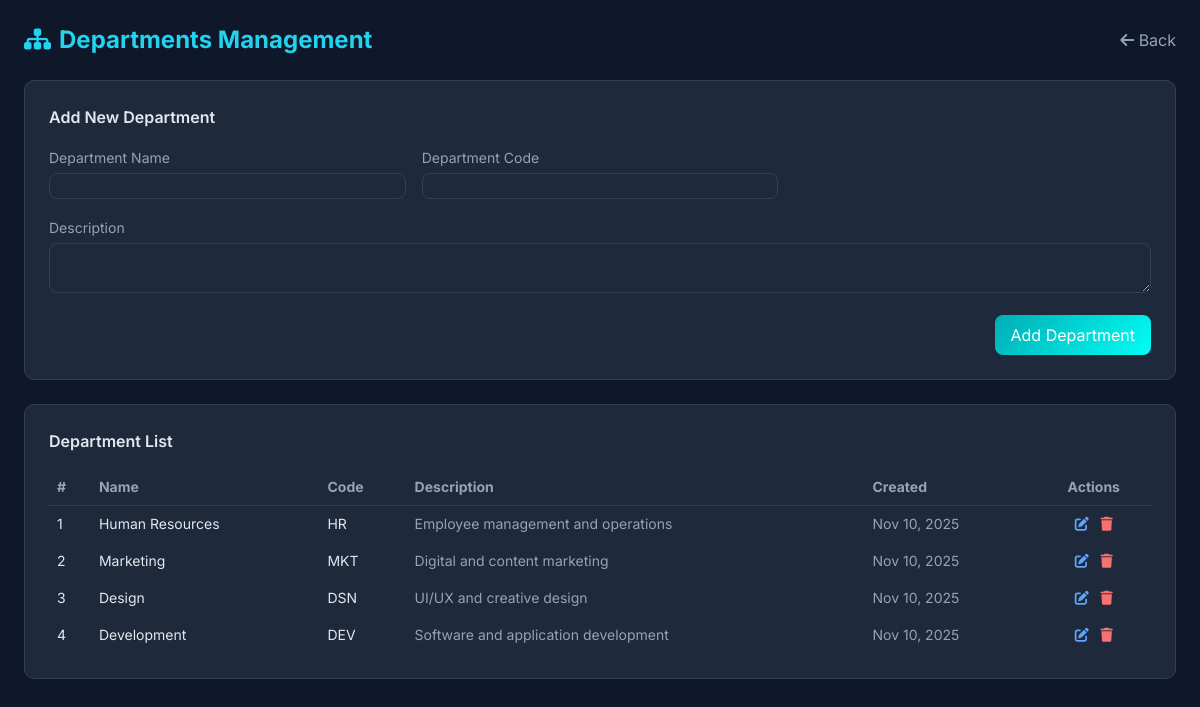
The page /Alphatech/departments.php (signed in) on the database its author committed.
### tables this page shows
CREATE TABLE `departments` (
  `id` int(11) NOT NULL,
  `dept_name` varchar(100) NOT NULL,
  `dept_code` varchar(20) DEFAULT NULL,
  `description` text DEFAULT NULL,
  `created_at` timestamp NULL DEFAULT current_timestamp()
);

### Alphatech/departments.php (the view, shortened to what this page needs)
<?php
include('config.php');
$departments = $conn->query("SELECT * FROM departments ORDER BY id DESC");
?>
<!DOCTYPE html>
<html lang="en">
<head>
<script src="https://cdn.tailwindcss.com"></script>
<link rel="stylesheet" href="https://cdnjs.cloudflare.com/ajax/libs/font-awesome/6.4.0/css/all.min.css">
</head>
<body class="p-6">
<div class="max-w-6xl mx-auto">
    <div class="flex justify-between items-center mb-6">
        <h1 class="text-2xl font-bold text-cyan-400"><i class="fas fa-sitemap mr-2"></i>Departments Management</h1>
        <a href="admin_dashboard.php" class="text-slate-400 hover:text-cyan-400"><i class="fas fa-arrow-left"></i> Back</a>
    </div>
    <div class="card p-6 mb-6">
        <h2 class="font-semibold mb-4">Add New Department</h2>
        <form method="POST" class="grid grid-cols-1 md:grid-cols-3 gap-4">
            <div>
                <label class="text-sm text-slate-400">Department Name</label>
                <input type="text" name="dept_name" required class="w-full mt-1">
            </div>
            <div>
                <label class="text-sm text-slate-400">Department Code</label>
                <input type="text" name="dept_code" class="w-full mt-1">
            </div>
            <div class="md:col-span-3">
                <label class="text-sm text-slate-400">Description</label>
                <textarea name="description" rows="2" class="w-full mt-1"></textarea>
            </div>
            <div class="md:col-span-3 text-right">
                <button name="add_department" class="btn">Add Department</button>
            </div>
        </form>
    </div>
    <div class="card p-6">
        <h2 class="font-semibold mb-4">Department List</h2>
        <table class="w-full text-sm">
            <thead class="text-slate-400 border-b border-slate-700">
                <tr>
                    <th class="p-2 text-left">#</th>
                    <th class="p-2 text-left">Name</th>
                    <th class="p-2 text-left">Code</th>
                    <th class="p-2 text-left">Description</th>
                    <th class="p-2 text-left">Created</th>
                    <th class="p-2 text-center">Actions</th>
                </tr>
            </thead>
            <tbody>
                <?php if ($departments->num_rows > 0): $i=1; while($d = $departments->fetch_assoc()): ?>
                    <tr class="border-b border-slate-800 hover:bg-slate-800/40">
                        <td class="p-2"><?= $i++ ?></td>
                        <td class="p-2"><?= htmlspecialchars($d['dept_name']) ?></td>
                        <td class="p-2"><?= htmlspecialchars($d['dept_code']) ?></td>
                        <td class="p-2 text-slate-400"><?= htmlspecialchars($d['description']) ?></td>
                        <td class="p-2 text-slate-400"><?= date("M d, Y", strtotime($d['created_at'])) ?></td>
                        <td class="p-2 text-center space-x-2">
                            <button onclick="editDept(<?= $d['id'] ?>, '<?= addslashes($d['dept_name']) ?>', '<?= addslashes($d['dept_code']) ?>', '<?= addslashes($d['description']) ?>')" class="text-blue-400 hover:text-blue-300"><i class="fas fa-edit"></i></button>
                            <a href="?delete=<?= $d['id'] ?>" onclick="return confirm('Delete this department?')" class="text-red-400 hover:text-red-300"><i class="fas fa-trash"></i></a>
                        </td>
                    </tr>
                <?php endwhile; else: ?>
                    <tr><td colspan="6" class="p-3 text-center text-slate-400">No departments found.</td></tr>
                <?php endif; ?>
            </tbody>
        </table>
    </div>
</div>
</body>
</html>

### Alphatech/departments.php (style rules this page uses)
body { font-family:'Inter',sans-serif;background:#0f172a;color:#e2e8f0; }
.card { background:#1e293b;border:1px solid #334155;border-radius:10px; }
.btn { background:linear-gradient(135deg,#00ADB5,#00FFF5);color:white;padding:.5rem 1rem;border-radius:8px; }
input,textarea { background:transparent;border:1px solid #334155;color:#e2e8f0;border-radius:8px;padding:.5rem; }

### rows shown on the page
departments: dept_name "Human Resources", dept_code "HR", description "Employee management and operations", created_at "Nov 10, 2025"
departments: dept_name "Marketing", dept_code "MKT", description "Digital and content marketing", created_at "Nov 10, 2025"
departments: dept_name "Design", dept_code "DSN", description "UI/UX and creative design", created_at "Nov 10, 2025"
departments: dept_name "Development", dept_code "DEV", description "Software and application development", created_at "Nov 10, 2025"
